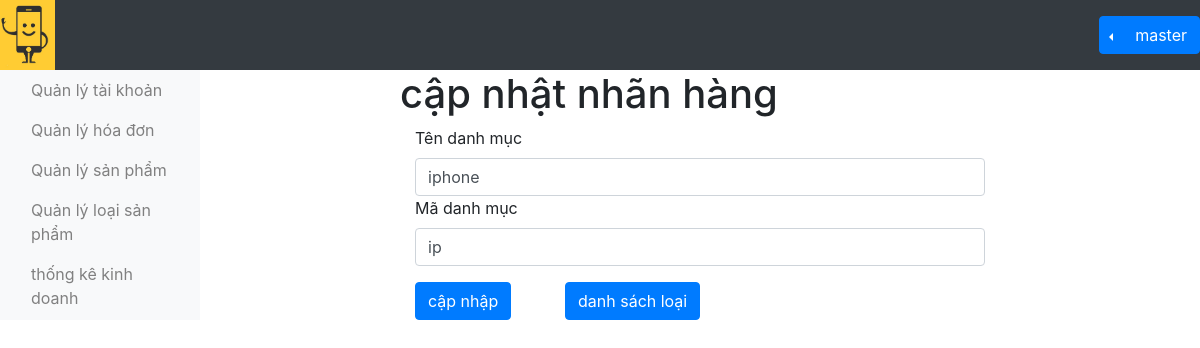
The app's page /xlLoaiSP.php?id=ip (signed in), older data.
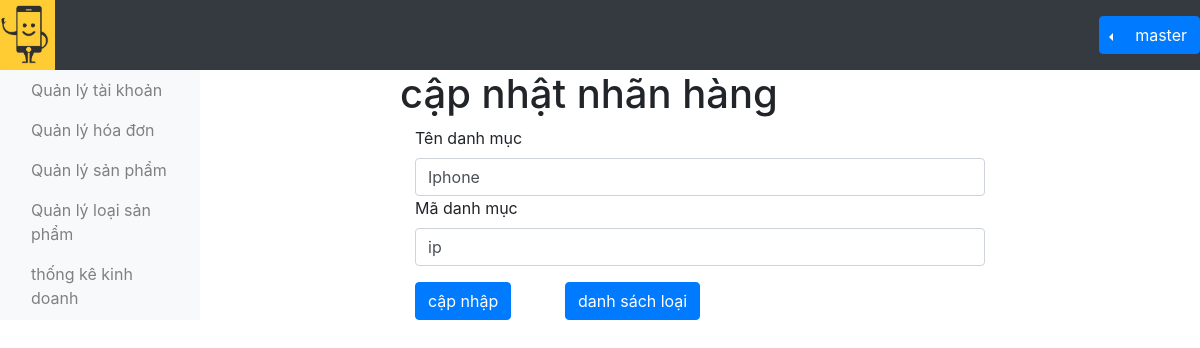
The same page, newer data.
### tables this page shows
CREATE TABLE `loaisp` (
  `MaLoaiSP` varchar(30) NOT NULL,
  `TenLoaiSP` varchar(30) NOT NULL
);

### xlLoaiSP.php (the view, shortened to what this page needs)
<!DOCTYPE html>
<html lang="en">
<?php  session_start(); include("css.php");?>
<body>
    <?php
    include("./naviagte.php");
    ?>
    <div class="d-flex flex-wrap">
        <?php include("./headerAdmin.php"); ?>
        <form class="row g-3 w-50 mx-auto" method="post" action="xlLoaiSP.php" onsubmit="return isval()">
            <?php
            $MaLoaiSP = "";
            $TenLoaiSP = "";
            require_once("DataProvider.php");
            if (!isset($_GET['id'])) {
                echo ' <input type="hidden" name="loai" value="add">
                        <h1>
                            Thêm danh mục
                        </h1>';
            } else {
                $id = $_GET['id'];
                $sql = 'SELECT * from loaisp where MaLoaiSP = "' . $id . '"';
                $result = mysqli_query($conn, $sql);
                while ($row = mysqli_fetch_array($result)) {
                    $MaLoaiSP = $row['MaLoaiSP'];
                    $TenLoaiSP = $row['TenLoaiSP'];
                }
                echo '
                         <input type="hidden" name="loai" value="update">
                         <input type="hidden" name="MaLoaiSPCu" value="' . $MaLoaiSP . '"  >
                         <h1>
                             cập nhật nhãn hàng
                         </h1>';
            }
            ?>
            <div class="col-12">
                <label for="TenLoaiSP" class="form-label">Tên danh mục</label>
                <input require type="text" value='<?php echo $TenLoaiSP ? $TenLoaiSP : ""; ?>' name="TenLoaiSP" class="form-control" id="TenLoaiSP" placeholder="Iphone">
            </div>
            <div class="col-12">
                <label for="MaLoaiSP" class="form-label">Mã danh mục</label>
                <input require type="text" value="<?php echo $MaLoaiSP ? $MaLoaiSP : ''; ?>" name="MaLoaiSP" class="form-control" id="mssv" placeholder="ip">
            </div>
            <div class="col-3 mt-3">
                <button type="submit" class="btn btn-primary"><?php echo isset($_GET['id']) ? "cập nhập" : "thêm mới" ?></button>
            </div>
            <div class="col-3 mt-3">
                <a href="quanlyLoaiSP.php" class="btn btn-primary">danh sách loại</a>
            </div>
        </form>
    </div>
</body>
</html>

Row changes from the older to the newer data that the page shows:
changed loaisp "ip": TenLoaiSP "iphone" → "Iphone"
